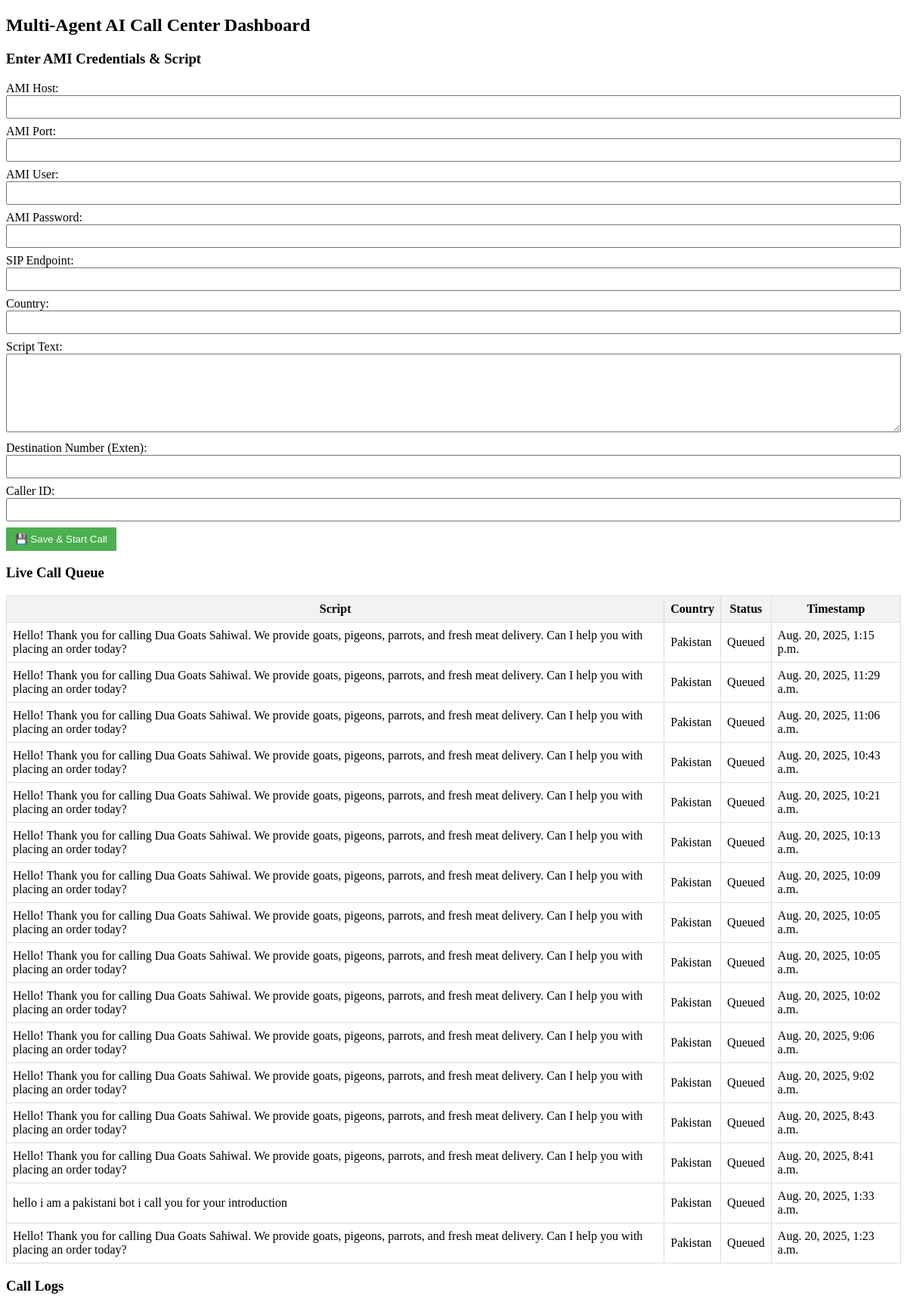
The page / on the database its author committed.
### callbot/models.py (models this page shows, shortened)
class CallQueue(models.Model):
    script = models.ForeignKey(CallScript, on_delete=models.CASCADE)
    status = models.CharField(max_length=20, default='Queued')
    timestamp = models.DateTimeField(auto_now_add=True)

class CallScript(models.Model):
    country = models.CharField(max_length=50)
    script_text = models.TextField()
    credential = models.ForeignKey(
        CallCredential,
        on_delete=models.CASCADE,
        null=True,
        blank=True,
        default=21  # Replace with your default CallCredential ID
    )
    exten = models.CharField(max_length=20, default='1000')       # Destination number
    caller_id = models.CharField(max_length=50, default='AI Call Center')  # Caller ID

### callbot/views.py (the view, shortened to what this page needs)
# urls.py: path("", views.home, name="home"),
def home(request):
    cred_form = CredentialForm()
    script_form = ScriptForm()
    queue = CallQueue.objects.all().order_by("-timestamp")
    logs = CallLog.objects.all().order_by("-timestamp")
    return render(request, "callbot/home.html", {
        "cred_form": cred_form,
        "script_form": script_form,
        "queue": queue,
        "logs": logs
    })

### callbot/forms.py
class CredentialForm(forms.ModelForm):
    class Meta:
        model = CallCredential
        fields = ['ami_host', 'ami_port', 'ami_user', 'ami_pass', 'sip_endpoint']  # comma fixed
        widgets = {
            'ami_pass': forms.PasswordInput(attrs={'placeholder': 'Enter AMI Password'}),
        }

class ScriptForm(forms.ModelForm):
    class Meta:
        model = CallScript
        fields = ['country', 'script_text']
        widgets = {
            'script_text': forms.Textarea(attrs={
                'rows': 6,
                'cols': 40,
                'placeholder': 'اپنا اسکرپٹ یہاں لکھیں...'
            }),
        }

### callbot/templates/callbot/home.html (shortened to what this page needs)
<!DOCTYPE html>
<html lang="en">
<head>
</head>
<body>
<h2>Multi-Agent AI Call Center Dashboard</h2>
<h3>Enter AMI Credentials & Script</h3>
<form id="credForm" method="post">
    <label>AMI Host:</label>
    <input type="text" name="ami_host" value="{{ saved_creds.ami_host|default_if_none:'' }}">
    <label>AMI Port:</label>
    <input type="number" name="ami_port" value="{{ saved_creds.ami_port|default_if_none:5038 }}">
    <label>AMI User:</label>
    <input type="text" name="ami_user" value="{{ saved_creds.ami_user|default_if_none:'' }}">
    <label>AMI Password:</label>
    <input type="password" name="ami_pass" value="{{ saved_creds.ami_pass|default_if_none:'' }}">
    <label>SIP Endpoint:</label>
    <input type="text" name="sip_endpoint" value="{{ saved_creds.sip_endpoint|default_if_none:'' }}">
    <label>Country:</label>
    <input type="text" name="country" value="{{ saved_script.country|default_if_none:'' }}">
    <label>Script Text:</label>
    <textarea name="script_text" rows="6">{{ saved_script.script_text|default_if_none:'' }}</textarea>
    <label>Destination Number (Exten):</label>
    <input type="text" name="exten" value="{{ saved_script.exten|default_if_none:'1000' }}">
    <label>Caller ID:</label>
    <input type="text" name="caller_id" value="{{ saved_script.caller_id|default_if_none:'AI Call Center' }}">
    <button type="submit">💾 Save & Start Call</button>
</form>
<h3>Live Call Queue</h3>
<div id="queueTable">
    <table>
        <thead>
            <tr><th>Script</th><th>Country</th><th>Status</th><th>Timestamp</th></tr>
        </thead>
        <tbody id="queueBody">
        {% for q in queue %}
        <tr>
            <td>{{ q.script.script_text }}</td>
            <td>{{ q.script.country }}</td>
            <td>{{ q.status }}</td>
            <td>{{ q.timestamp }}</td>
        </tr>
        {% endfor %}
        </tbody>
    </table>
</div>
<h3>Call Logs</h3>
</body>
</html>

### callbot/templates/callbot/home.html (style rules this page uses)
table { border-collapse: collapse; width: 100%; }
th, td { border: 1px solid #ddd; padding: 8px; }
th { background-color: #f2f2f2; }
form input, form textarea, form select { width: 100%; padding: 6px; margin-bottom: 8px; box-sizing: border-box; }
button { padding: 8px 12px; background-color: #4CAF50; color: white; border: none; cursor: pointer; }

### rows shown on the page
CallQueue: script.script_text "Hello! Thank you for calling Dua Goats Sahiwal. We provide goats, pigeons, parrots, and fresh meat delivery. Can I help you with placing an order today?", script.country "Pakistan", status "Queued", timestamp "Aug. 20, 2025, 1:15 p.m."
CallQueue: script.script_text "Hello! Thank you for calling Dua Goats Sahiwal. We provide goats, pigeons, parrots, and fresh meat delivery. Can I help you with placing an order today?", script.country "Pakistan", status "Queued", timestamp "Aug. 20, 2025, 11:29 a.m."
CallQueue: script.script_text "Hello! Thank you for calling Dua Goats Sahiwal. We provide goats, pigeons, parrots, and fresh meat delivery. Can I help you with placing an order today?", script.country "Pakistan", status "Queued", timestamp "Aug. 20, 2025, 11:06 a.m."
CallQueue: script.script_text "Hello! Thank you for calling Dua Goats Sahiwal. We provide goats, pigeons, parrots, and fresh meat delivery. Can I help you with placing an order today?", script.country "Pakistan", status "Queued", timestamp "Aug. 20, 2025, 10:43 a.m."
CallQueue: script.script_text "Hello! Thank you for calling Dua Goats Sahiwal. We provide goats, pigeons, parrots, and fresh meat delivery. Can I help you with placing an order today?", script.country "Pakistan", status "Queued", timestamp "Aug. 20, 2025, 10:21 a.m."
CallQueue: script.script_text "Hello! Thank you for calling Dua Goats Sahiwal. We provide goats, pigeons, parrots, and fresh meat delivery. Can I help you with placing an order today?", script.country "Pakistan", status "Queued", timestamp "Aug. 20, 2025, 10:13 a.m."
CallQueue: script.script_text "Hello! Thank you for calling Dua Goats Sahiwal. We provide goats, pigeons, parrots, and fresh meat delivery. Can I help you with placing an order today?", script.country "Pakistan", status "Queued", timestamp "Aug. 20, 2025, 10:09 a.m."
CallQueue: script.script_text "Hello! Thank you for calling Dua Goats Sahiwal. We provide goats, pigeons, parrots, and fresh meat delivery. Can I help you with placing an order today?", script.country "Pakistan", status "Queued", timestamp "Aug. 20, 2025, 10:05 a.m."
CallQueue: script.script_text "Hello! Thank you for calling Dua Goats Sahiwal. We provide goats, pigeons, parrots, and fresh meat delivery. Can I help you with placing an order today?", script.country "Pakistan", status "Queued", timestamp "Aug. 20, 2025, 10:05 a.m."
CallQueue: script.script_text "Hello! Thank you for calling Dua Goats Sahiwal. We provide goats, pigeons, parrots, and fresh meat delivery. Can I help you with placing an order today?", script.country "Pakistan", status "Queued", timestamp "Aug. 20, 2025, 10:02 a.m."
CallQueue: script.script_text "Hello! Thank you for calling Dua Goats Sahiwal. We provide goats, pigeons, parrots, and fresh meat delivery. Can I help you with placing an order today?", script.country "Pakistan", status "Queued", timestamp "Aug. 20, 2025, 9:06 a.m."
CallQueue: script.script_text "Hello! Thank you for calling Dua Goats Sahiwal. We provide goats, pigeons, parrots, and fresh meat delivery. Can I help you with placing an order today?", script.country "Pakistan", status "Queued", timestamp "Aug. 20, 2025, 9:02 a.m."
CallQueue: script.script_text "Hello! Thank you for calling Dua Goats Sahiwal. We provide goats, pigeons, parrots, and fresh meat delivery. Can I help you with placing an order today?", script.country "Pakistan", status "Queued", timestamp "Aug. 20, 2025, 8:43 a.m."
CallQueue: script.script_text "Hello! Thank you for calling Dua Goats Sahiwal. We provide goats, pigeons, parrots, and fresh meat delivery. Can I help you with placing an order today?", script.country "Pakistan", status "Queued", timestamp "Aug. 20, 2025, 8:41 a.m."
CallQueue: script.script_text "hello i am a pakistani bot i call you for your introduction", script.country "Pakistan", status "Queued", timestamp "Aug. 20, 2025, 1:33 a.m."
CallQueue: script.script_text "Hello! Thank you for calling Dua Goats Sahiwal. We provide goats, pigeons, parrots, and fresh meat delivery. Can I help you with placing an order today?", script.country "Pakistan", status "Queued", timestamp "Aug. 20, 2025, 1:23 a.m."
